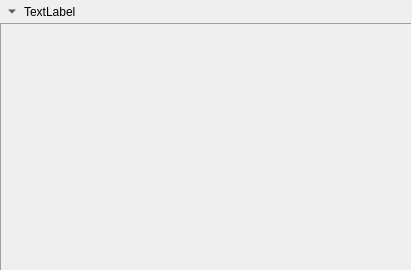
<?xml version="1.0" encoding="UTF-8"?>
<ui version="4.0">
 <class>CollapsibleWidget</class>
 <widget class="QWidget" name="CollapsibleWidget">
  <property name="geometry">
   <rect>
    <x>0</x>
    <y>0</y>
    <width>412</width>
    <height>271</height>
   </rect>
  </property>
  <property name="windowTitle">
   <string>Form</string>
  </property>
  <layout class="QVBoxLayout" name="verticalLayout">
   <property name="spacing">
    <number>0</number>
   </property>
   <property name="leftMargin">
    <number>0</number>
   </property>
   <property name="topMargin">
    <number>0</number>
   </property>
   <property name="rightMargin">
    <number>0</number>
   </property>
   <property name="bottomMargin">
    <number>0</number>
   </property>
   <item>
    <layout class="QHBoxLayout" name="horizontalLayout">
     <property name="spacing">
      <number>0</number>
     </property>
     <item>
      <widget class="QToolButton" name="collapsible_widget_button">
       <property name="text">
        <string>...</string>
       </property>
       <property name="autoRaise">
        <bool>true</bool>
       </property>
       <property name="arrowType">
        <enum>Qt::DownArrow</enum>
       </property>
      </widget>
     </item>
     <item>
      <widget class="QLabel" name="collapsible_widget_label">
       <property name="sizePolicy">
        <sizepolicy hsizetype="Preferred" vsizetype="Preferred">
         <horstretch>0</horstretch>
         <verstretch>0</verstretch>
        </sizepolicy>
       </property>
       <property name="text">
        <string>TextLabel</string>
       </property>
      </widget>
     </item>
    </layout>
   </item>
   <item>
    <widget class="QStackedWidget" name="collapsible_widget_stacked_widget">
     <property name="sizePolicy">
      <sizepolicy hsizetype="Preferred" vsizetype="Preferred">
       <horstretch>0</horstretch>
       <verstretch>0</verstretch>
      </sizepolicy>
     </property>
     <property name="frameShape">
      <enum>QFrame::Panel</enum>
     </property>
     <property name="frameShadow">
      <enum>QFrame::Sunken</enum>
     </property>
    </widget>
   </item>
  </layout>
 </widget>
 <resources/>
 <connections/>
</ui>
